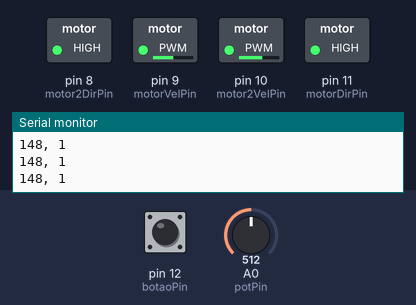
The sketch below on a simulated Arduino Uno, built with avr-gcc and run on an emulated ATmega328P. Shown: switched loads named in the sketch (green lamp = pin HIGH), the last lines printed to the serial monitor. Dashed ring = blinking. The inputs (shaded band) are chosen by the test bench; at power-on: pin 12 (botaoPin) LOW, A0 (potPin) = 512.

Above: at 1.2 s.
1.3 s: pin 12 (botaoPin) pulled HIGH for 3.2 s
At 1.7 s:
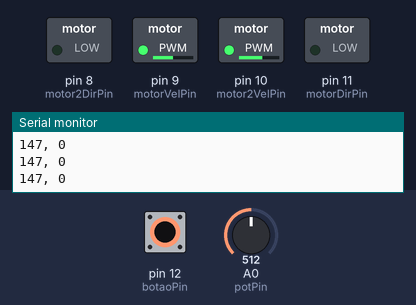
6.0 s: A0 (potPin) set to 716
At 7.2 s:
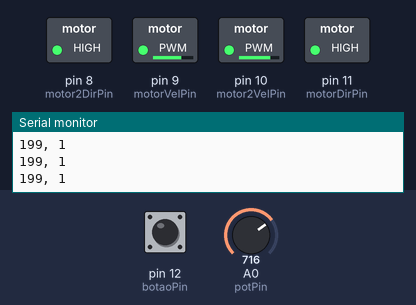
7.5 s: pin 12 (botaoPin) pulled HIGH for 0.15 s
At 8.6 s:
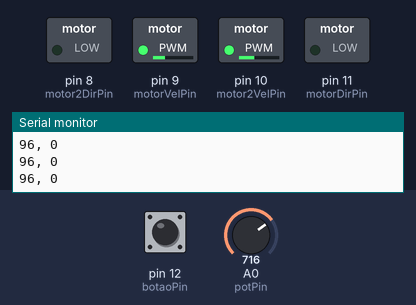
9.1 s: A0 (potPin) set to 900
At 10.0 s:
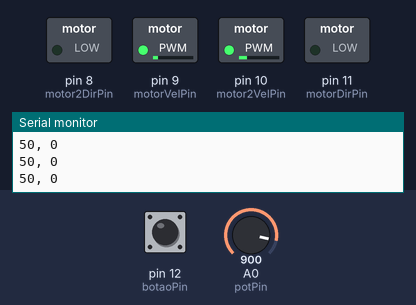
10.6 s: pin 12 (botaoPin) pulled HIGH for 1 s
At 11.3 s:
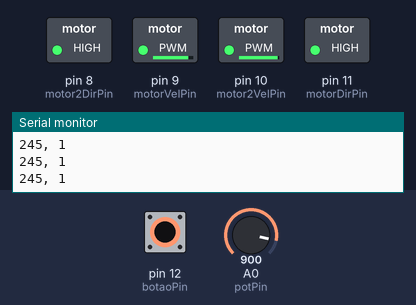
13.1 s: A0 (potPin) set to 306
At 13.6 s:
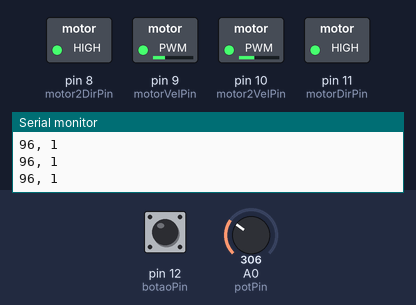
Timing chart, 0 to 15.6 s (numbered marks = the images above; inputs shaded):
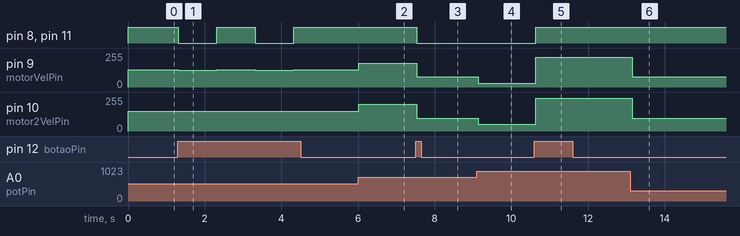

The sketch:

Extensao_caracol.ino
```cpp
int potPin = A0;
int motorVelPin = 9;
int motor2DirPin = 8;
int motor2VelPin = 10;
int motorDirPin = 11;
int botaoPin = 12;
int direcao;
int time;

void setup() {
  pinMode(motorVelPin, OUTPUT);
  pinMode(motorDirPin, OUTPUT);
  pinMode(motor2VelPin, OUTPUT);
  pinMode(motor2DirPin, OUTPUT);
  pinMode(botaoPin, INPUT);

  direcao = HIGH;
  time=0;

  Serial.begin(9600);
}

void loop() {

  int potValue;
  int velocidade;

  int botao;


  botao = digitalRead(botaoPin);


  if (botao==HIGH && (millis()-time) > 1000){
    if (direcao == HIGH)
      direcao = LOW;

    else
      direcao = HIGH;

    time = millis();
  }
  potValue = analogRead(potPin);

  digitalWrite(motorDirPin, direcao);
  digitalWrite(motor2DirPin, direcao);

  velocidade = (potValue/4);

  if (direcao == LOW)
    velocidade = 255 - velocidade;

  analogWrite(motorVelPin, velocidade);

  velocidade +=20;
  if (velocidade >255)
    velocidade = 255;
   analogWrite(motor2VelPin, velocidade);


  Serial.print(velocidade);
   Serial.print(", ");
  Serial.println(direcao);

  delay(100);

}
```

Measured:
- after the input at 1.3 s, pin 8 (motor2DirPin), pin 11 (motorDirPin): alternates HIGH for 1.0 s and LOW for 1.0 s, starting at once; pin 9 (motorVelPin): alternates 128/255 for 1.0 s and 127/255 for 1.0 s, starting at once; pin 10 (motor2VelPin): alternates 148/255 for 1.0 s and 147/255 for 1.0 s, starting at once
- after the input at 6.0 s, pin 9 (motorVelPin): 128/255 → 179/255 at once; pin 10 (motor2VelPin): 148/255 → 199/255 at once
- after the input at 7.5 s, pin 8 (motor2DirPin), pin 11 (motorDirPin): HIGH → LOW at once; pin 9 (motorVelPin): 179/255 → 76/255 at once; pin 10 (motor2VelPin): 199/255 → 96/255 at once
- after the input at 9.1 s, pin 9 (motorVelPin): 76/255 → 30/255 at once; pin 10 (motor2VelPin): 96/255 → 50/255 at once
- after the input at 10.6 s, pin 8 (motor2DirPin), pin 11 (motorDirPin): LOW → HIGH at once; pin 9 (motorVelPin): 30/255 → 225/255 at once; pin 10 (motor2VelPin): 50/255 → 245/255 at once
- after the input at 13.1 s, pin 9 (motorVelPin): 225/255 → 76/255 after 0.05 s; pin 10 (motor2VelPin): 245/255 → 96/255 after 0.05 s
